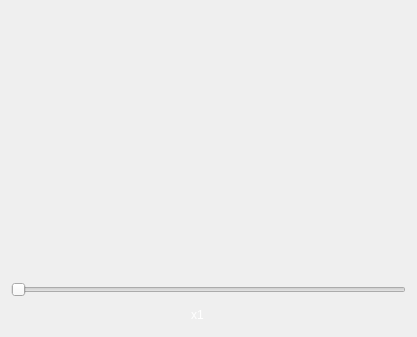
<?xml version="1.0" encoding="UTF-8"?>
<ui version="4.0">
 <class>CAMSimulator::GuiDisplay</class>
 <widget class="QWidget" name="CAMSimulator::GuiDisplay">
  <property name="geometry">
   <rect>
    <x>0</x>
    <y>0</y>
    <width>417</width>
    <height>337</height>
   </rect>
  </property>
  <layout class="QVBoxLayout" name="verticalLayout">
   <item>
    <spacer name="verticalSpacer">
     <property name="orientation">
      <enum>Qt::Orientation::Vertical</enum>
     </property>
     <property name="sizeHint" stdset="0">
      <size>
       <width>20</width>
       <height>259</height>
      </size>
     </property>
    </spacer>
   </item>
   <item>
    <widget class="QSlider" name="stageSlider">
     <property name="orientation">
      <enum>Qt::Orientation::Horizontal</enum>
     </property>
    </widget>
   </item>
   <item>
    <layout class="QHBoxLayout" name="horizontalLayout">
     <item>
      <widget class="QToolButton" name="skipStartButton">
       <property name="toolTip">
        <string>Go to the start of the simulation</string>
       </property>
       <property name="icon">
        <iconset resource="../../Gui/Resources/Path.qrc">
         <normaloff>:/gl_simulator/SkipStart.png</normaloff>:/gl_simulator/SkipStart.png</iconset>
       </property>
       <property name="autoRaise">
        <bool>true</bool>
       </property>
      </widget>
     </item>
     <item>
      <widget class="QToolButton" name="playButton">
       <property name="toolTip">
        <string>Play simulation</string>
       </property>
       <property name="icon">
        <iconset resource="../../Gui/Resources/Path.qrc">
         <normaloff>:/gl_simulator/Play.png</normaloff>:/gl_simulator/Play.png</iconset>
       </property>
       <property name="autoRaise">
        <bool>true</bool>
       </property>
      </widget>
     </item>
     <item>
      <widget class="QToolButton" name="singleStepButton">
       <property name="toolTip">
        <string>Single step simulation</string>
       </property>
       <property name="icon">
        <iconset resource="../../Gui/Resources/Path.qrc">
         <normaloff>:/gl_simulator/SingleStep.png</normaloff>:/gl_simulator/SingleStep.png</iconset>
       </property>
       <property name="autoRaise">
        <bool>true</bool>
       </property>
      </widget>
     </item>
     <item>
      <widget class="QToolButton" name="skipEndButton">
       <property name="toolTip">
        <string>Go to the end of the simulation</string>
       </property>
       <property name="icon">
        <iconset resource="../../Gui/Resources/Path.qrc">
         <normaloff>:/gl_simulator/SkipEnd.png</normaloff>:/gl_simulator/SkipEnd.png</iconset>
       </property>
       <property name="autoRaise">
        <bool>true</bool>
       </property>
      </widget>
     </item>
     <item>
      <widget class="QToolButton" name="slowerButton">
       <property name="toolTip">
        <string>Decrease simulation speed</string>
       </property>
       <property name="icon">
        <iconset resource="../../Gui/Resources/Path.qrc">
         <normaloff>:/gl_simulator/Slower.png</normaloff>:/gl_simulator/Slower.png</iconset>
       </property>
       <property name="autoRaise">
        <bool>true</bool>
       </property>
      </widget>
     </item>
     <item>
      <widget class="QToolButton" name="fasterButton">
       <property name="toolTip">
        <string>Increase simulation speed</string>
       </property>
       <property name="icon">
        <iconset resource="../../Gui/Resources/Path.qrc">
         <normaloff>:/gl_simulator/Faster.png</normaloff>:/gl_simulator/Faster.png</iconset>
       </property>
       <property name="autoRaise">
        <bool>true</bool>
       </property>
      </widget>
     </item>
     <item>
      <widget class="QLabel" name="speedLabel">
       <property name="styleSheet">
        <string notr="true">color:white</string>
       </property>
       <property name="text">
        <string>x1</string>
       </property>
      </widget>
     </item>
     <item>
      <widget class="QToolButton" name="viewAllButton">
       <property name="toolTip">
        <string>Reset camera</string>
       </property>
       <property name="icon">
        <iconset resource="../../Gui/Resources/Path.qrc">
         <normaloff>:/gl_simulator/Home.png</normaloff>:/gl_simulator/Home.png</iconset>
       </property>
       <property name="autoRaise">
        <bool>true</bool>
       </property>
      </widget>
     </item>
     <item>
      <widget class="QToolButton" name="stockModelButton">
       <property name="toolTip">
        <string>Toggle view simulation/model</string>
       </property>
       <property name="icon">
        <iconset resource="../../Gui/Resources/Path.qrc">
         <normaloff>:/gl_simulator/View.png</normaloff>:/gl_simulator/View.png</iconset>
       </property>
       <property name="checkable">
        <bool>true</bool>
       </property>
       <property name="autoRaise">
        <bool>true</bool>
       </property>
      </widget>
     </item>
     <item>
      <widget class="QToolButton" name="rotateButton">
       <property name="toolTip">
        <string>Toggle turn table animation</string>
       </property>
       <property name="icon">
        <iconset resource="../../Gui/Resources/Path.qrc">
         <normaloff>:/gl_simulator/Rotate.png</normaloff>:/gl_simulator/Rotate.png</iconset>
       </property>
       <property name="checkable">
        <bool>true</bool>
       </property>
       <property name="autoRaise">
        <bool>true</bool>
       </property>
      </widget>
     </item>
     <item>
      <widget class="QToolButton" name="pathButton">
       <property name="toolTip">
        <string>Show/hide tool path</string>
       </property>
       <property name="icon">
        <iconset resource="../../Gui/Resources/Path.qrc">
         <normaloff>:/gl_simulator/Path.png</normaloff>:/gl_simulator/Path.png</iconset>
       </property>
       <property name="checkable">
        <bool>true</bool>
       </property>
       <property name="autoRaise">
        <bool>true</bool>
       </property>
      </widget>
     </item>
     <item>
      <widget class="QToolButton" name="ssaoButton">
       <property name="toolTip">
        <string>Toggle ambient occlusion</string>
       </property>
       <property name="icon">
        <iconset resource="../../Gui/Resources/Path.qrc">
         <normaloff>:/gl_simulator/AmbientOclusion.png</normaloff>:/gl_simulator/AmbientOclusion.png</iconset>
       </property>
       <property name="checkable">
        <bool>true</bool>
       </property>
       <property name="autoRaise">
        <bool>true</bool>
       </property>
      </widget>
     </item>
    </layout>
   </item>
  </layout>
 </widget>
 <resources>
  <include location="../../Gui/Resources/Path.qrc"/>
 </resources>
 <connections/>
</ui>
